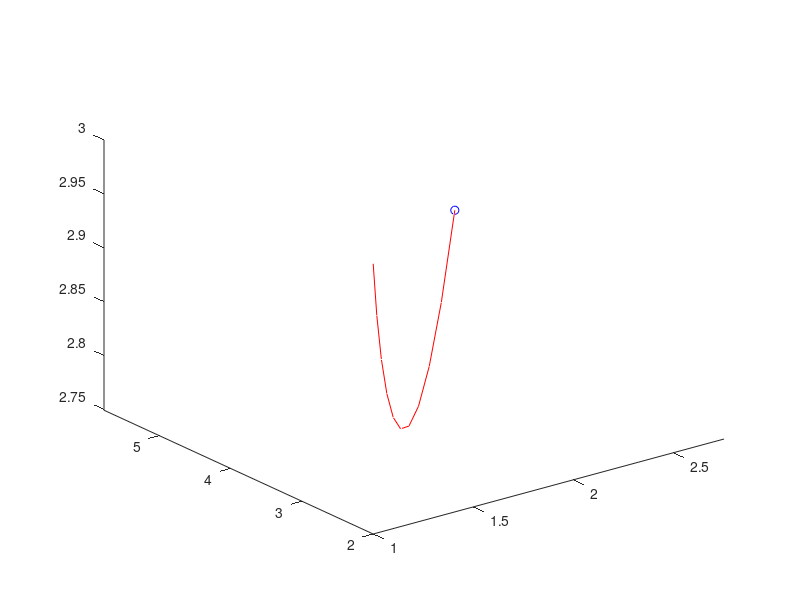

The MATLAB source for this figure:
%Ex 4.1

%{
 n = 10;
A(1) = 1;
for i = 1:n
    A(i+1) = A(i)/2;
end
plot(A);
 
%}
%Ex 4.4 (Chaotic system)
clearvars;
n = 10
X(1) = 1;
Y(1) = 2;
Z(1) = 3;
sigma = 10;
b = 8/3;
r = 28;
dt = 0.01;
for i = 1:n
    X(i+1) = X(i) + sigma*(Y(i) - X(i))*dt;
    Y(i+1) = Y(i) + ( X(i)*(r-Z(i)) - Y(i) )*dt;
    Z(i+1) = Z(i) + ( X(i)*Y(i) - b*Z(i))*dt;
end
comet3(X, Y, Z)